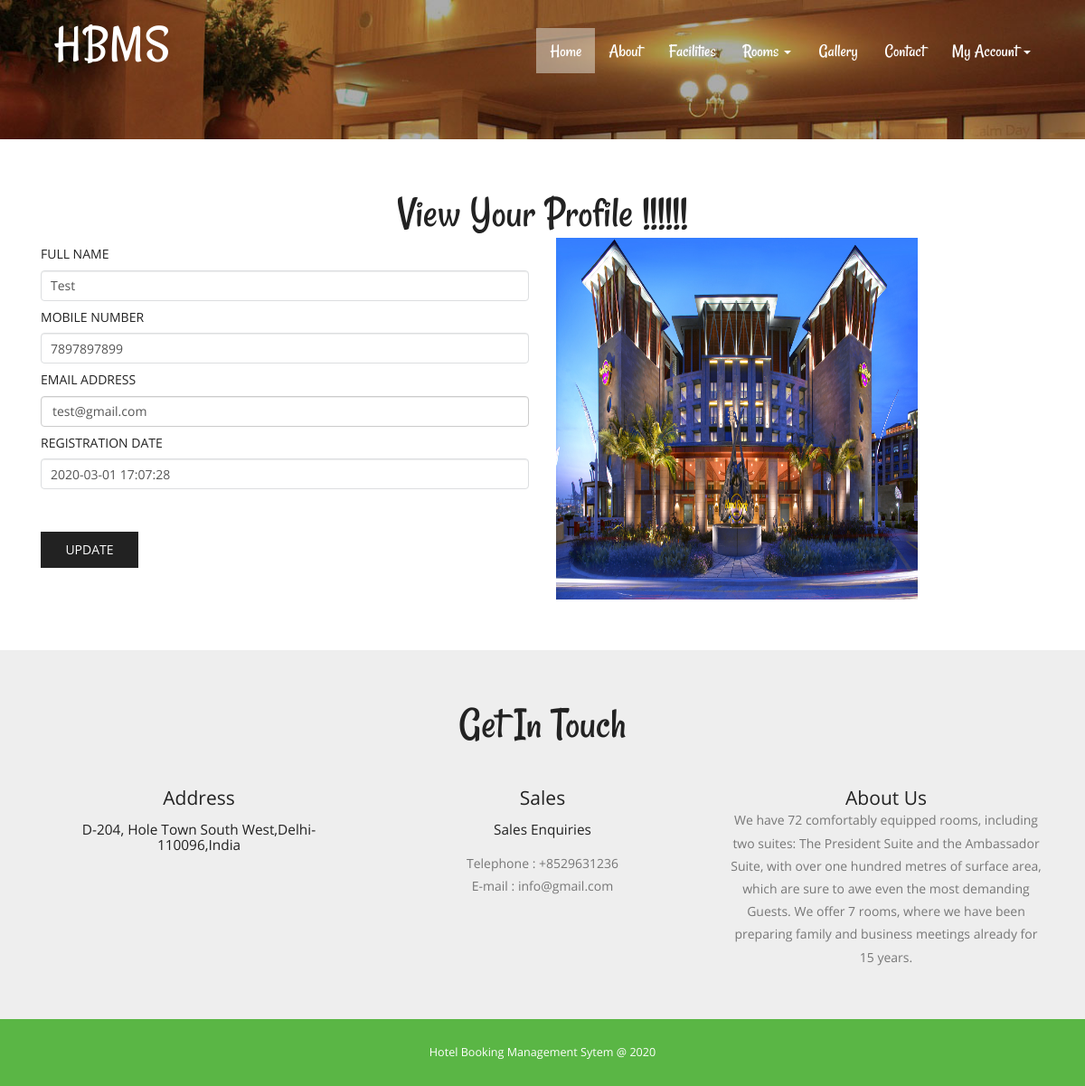
Screenshot of /hbms/profile.php (signed in) with the database file from the repository.
### tables this page shows
CREATE TABLE `tbluser` (
  `ID` int(10) NOT NULL,
  `FullName` varchar(200) DEFAULT NULL,
  `MobileNumber` bigint(10) DEFAULT NULL,
  `Email` varchar(120) DEFAULT NULL,
  `Password` varchar(120) DEFAULT NULL,
  `RegDate` timestamp NULL DEFAULT current_timestamp()
);

CREATE TABLE `tblpage` (
  `ID` int(10) NOT NULL,
  `PageType` varchar(120) DEFAULT NULL,
  `PageTitle` varchar(200) DEFAULT NULL,
  `PageDescription` mediumtext DEFAULT NULL,
  `Email` varchar(120) DEFAULT NULL,
  `MobileNumber` bigint(10) DEFAULT NULL,
  `UpdationDate` timestamp NULL DEFAULT NULL ON UPDATE current_timestamp()
);

### hbms/profile.php (the view, shortened to what this page needs)
<?php
include('includes/dbconnection.php');
if (strlen($_SESSION['hbmsuid']==0)) {
  header('location:logout.php');
  } else{
  ?>
<!DOCTYPE HTML>
<html>
<head>
<link href="css/bootstrap.css" rel="stylesheet" type="text/css" media="all">
<link href="css/style.css" rel="stylesheet" type="text/css" media="all" />
</head>
<body>
			<div class="header head-top">
				<div class="container">
			<?php include_once('includes/header.php');?>
		</div>
</div>
			<div class="content">
				<div class="contact">
				<div class="container">
					<h2>View Your Profile !!!!!!</h2>
				<div class="contact-grids">
						<div class="col-md-6 contact-right">
							<form method="post">
								<?php
$uid=$_SESSION['hbmsuid'];
$sql="SELECT * from  tbluser where ID=:uid";
$query = $dbh -> prepare($sql);
$query->bindParam(':uid',$uid,PDO::PARAM_STR);
$query->execute();
$results=$query->fetchAll(PDO::FETCH_OBJ);
$cnt=1;
if($query->rowCount() > 0)
{
foreach($results as $row)
{               ?>
								<h5>Full Name</h5>
								<input type="text" value="<?php  echo $row->FullName;?>" name="fname" required="true" class="form-control">
								<h5>Mobile Number</h5>
								<input type="text" name="mobno" class="form-control" required="true" maxlength="10" pattern="[0-9]+" value="<?php  echo $row->MobileNumber;?>">
								<h5>Email Address</h5>
								<input type="email" class="form-control" value="<?php  echo $row->Email;?>" name="email" required="true" readonly='true'>
								<h5>Registration Date</h5>
								<input type="text" value="<?php  echo $row->RegDate;?>" class="form-control" name="password" readonly="true">
								<br /><?php $cnt=$cnt+1;}} ?>
								<br/>
								 <input type="submit" value="Update" name="submit">
						 	 </form>
						</div>
						<div class="col-md-6 contact-right">
						 	 <img src="images/img.jpg" width="400" height="400" />
						</div>
						<div class="clearfix"></div>
					</div>
				</div>
			</div>
		<?php include_once('includes/getintouch.php');?>
			</div>
			<?php include_once('includes/footer.php');?>
</html><?php }  ?>

### hbms/includes/getintouch.php
<div class="touch-section">
					<div class="container">
						<h3>get in touch</h3>
						<div class="touch-grids">
							<?php
$sql="SELECT * from tblpage where PageType='contactus'";
$query = $dbh -> prepare($sql);
$query->execute();
$results=$query->fetchAll(PDO::FETCH_OBJ);
$cnt=1;
if($query->rowCount() > 0)
{
foreach($results as $row)
{               ?>
							<div class="col-md-4 touch-grid">
								<h4>address</h4>
								<h5><?php  echo htmlentities($row->PageDescription);?></h5>
							</div>
							<div class="col-md-4 touch-grid">
								<h4>Sales</h4>
								<h5>Sales Enquiries</h5>
								<p>Telephone : +<?php  echo htmlentities($row->MobileNumber);?></p>
							<p>E-mail : <?php  echo htmlentities($row->Email);?></p>
							</div><?php $cnt=$cnt+1;}} ?>
							<div class="col-md-4 touch-grid">
								<?php
$sql="SELECT * from tblpage where PageType='aboutus'";
$query = $dbh -> prepare($sql);
$query->execute();
$results=$query->fetchAll(PDO::FETCH_OBJ);
$cnt=1;
if($query->rowCount() > 0)
{
foreach($results as $row)
{               ?>
							<h4><?php  echo htmlentities($row->PageTitle);?></h4>
								<p><?php  echo htmlentities($row->PageDescription);?></p>
							</div><?php $cnt=$cnt+1;}} ?>
							<div class="clearfix"></div>
						</div>
					</div>
					</div>

### hbms/css/style.css (style rules this page uses)
h1,h2,h3,h4,h5,h6 { padding:0 0; margin:0 0; }
p { padding:0 0; margin:0 0; }
body { padding:0 0; margin:0 0; font-family: 'OpenSans-Regular' }
.header { background:url(../images/banner1.jpg) no-repeat 0px 0px; background-size:cover; -webkit-background-size: cover; -moz-background-size: cover; -o-background-size: cover; -ms-background-size: cover; min-height:764px; padding-bottom: 4em; }
.touch-section { padding: 4em 0; text-align: center; background-color: #eee; }
.touch-grids { margin-top: 3em; }
.touch-grid h4 { font-size: 1.5em; color: #222; text-transform: capitalize; }
.touch-section h3 { font-size: 3.5em; text-transform: capitalize; font-family: 'Rancho-Regular'; color: #222; }
.touch-grid h5 { font-size: 1.1em; padding: 1em 0; color: #222; }
.touch-grid p { font-size: 1em; line-height: 1.8em; color: #777; }
.head-top { min-height: 115px !important; }
.contact { padding: 4em 0; }
.contact h2 { font-size: 3.5em; text-transform: capitalize; font-family: 'Rancho-Regular'; color: #222; text-align:center; }
.contact-right h5 { font-size:1em; text-transform: uppercase; font-weight: 400; padding: 10px 0; color: #222; }
.contact-right input[type="text"] { width: 100%; padding: 10px 10px; font-size: 1em; outline: none; border: 1px solid #dcdee0; }
.contact-right input[type="submit"] { width: 20%; font-size: 1em; text-transform: uppercase; background: #222; border: none; outline: none; margin-top: 0.5em; color: #fff; font-weight: 500; padding: 10px 0; }
@media (max-width:1440px) { .header { min-height: 679px; } }
@media (max-width:1366px) { .header { min-height: 652px; } }
@media (max-width:1280px) { .header { min-height: 602px; } }

### rows the page displays
tbluser: fname "Test", mobno "7897897899", email "test@gmail.com", password "2020-03-01 17:07:28"
tblpage: PageDescription "D-204, Hole Town South West,Delhi-110096,India", MobileNumber "8529631236", Email "info@gmail.com"
tblpage: PageTitle "About Us", PageDescription "We have 72 comfortably equipped rooms, including two suites: The President Suite and the Ambassador Suite, with over one hundred metres of surface area, which are sure to awe even the most demanding Guests. We offer 7 rooms, where we have been preparing family and business meetings already for 15 years."
